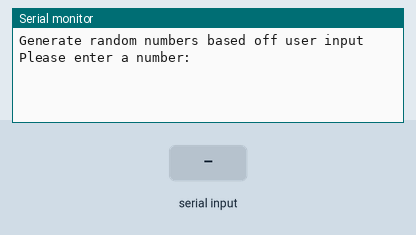
Simulated run of this sketch. Board: Arduino Uno, built with avr-gcc and run on an emulated ATmega328P. Shown: the last lines printed to the serial monitor. Inputs (shaded band) come from the test bench.

Above: at 1.2 s.
1.3 s: "90,45\n" received over Serial
At 2.2 s:
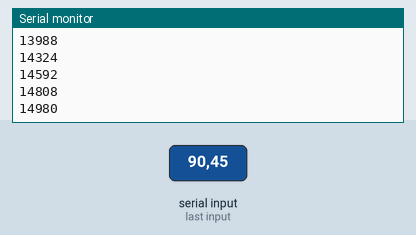
2.8 s: "30,150\n" received over Serial
At 4.5 s:
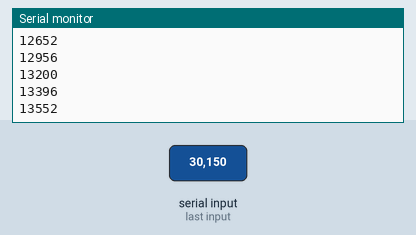
Timing chart, 0 to 6.0 s (numbered marks = the images above; inputs shaded):
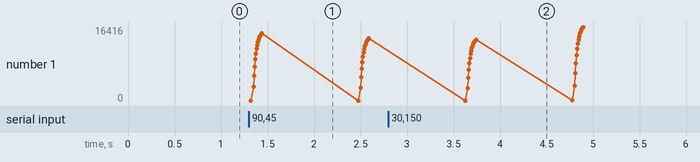

The sketch:

Random_Number_Generator.ino
```cpp
int i;
unsigned long b;
unsigned long a;
unsigned long a1;
unsigned long a2;
unsigned long a3;
unsigned long a4;

void setup() {
  Serial.begin(9600);

  Serial.println("Generate random numbers based off user input");
}

void loop() {

  Serial.println("Please enter a number: ");

  while (Serial.available() == 0) { //waits till there is an input
  }

  int user_Input = Serial.parseInt();

  Serial.println("Number Entered: ");
  Serial.println(user_Input);
  Serial.println("Generating numbers...");

//  Serial.println("Enter amount of numbers you want to generate: ");
//
//  while (Serial.available() == 0) { //waits till there is an input
//  }
//
//  int user_Input2 = Serial.parseInt();
//
//  Serial.println("Number Entered: ");
//  Serial.println(user_Input2);
//  Serial.println("Generating numbers...");

  i = 1;
  b = 2;

  while(i < 15){
   b = b/5;
   //Serial.println(user_Input);
   a = (user_Input + 536)+ b;
   //Serial.println(a);
   a1 = a * 5;
   //Serial.println(a1);
   a2 = a1 + 2;
   //Serial.println(a2);
   a3 = a2 - b+4;
   Serial.println(a3);
   b = a3;
   i += 1;
  }

  delay(1000);
  Serial.println(" ");
  Serial.println("__________________________________________");

}
```

Measured:
- after the input at 1.3 s, the serial monitor: prints a new line at once (image 1)
- after the input at 2.8 s, the serial monitor: prints a new line after 0.82 s (image 2)
